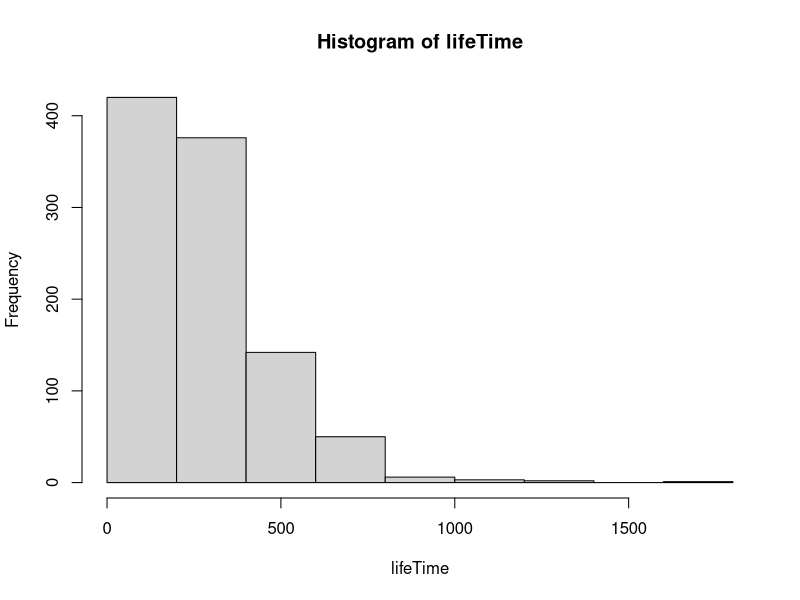

The R source for this figure: (Note: this script raises an error after producing the figure.)
library(expm)
rm(list=ls())
Q = matrix(
  c(-0.0085,  0.005,  0.0025,       0,   0.001,
          0, -0.014,   0.005,   0.004,   0.005,
          0,      0,  -0.008,   0.003,   0.005,
          0,      0,       0,  -0.009,   0.009,
          0,      0,       0,       0,       0),
  nrow = 5,
  ncol = 5)
Q <- t(Q)


## Task 7

woman = rep(1,1000) # Create 1000 women
N.iter = 1000

count = matrix(0, ncol = 5, nrow = N.iter) #

for (i in 1:N.iter){
  while (woman[i]<5){
    event = rexp(1,rate=-Q[woman[i],woman[i]])
    count[i,woman[i]] = event
    if (woman[i] <4){
    woman[i]=sample(x = c((woman[i]+1):5), size =1, replace =TRUE,
                    prob =-(Q[woman[i],(woman[i]+1):5])/Q[woman[i],woman[i]])
    }
    else{
      woman[i]=5
    }

  }
}

lifeTime = rowSums(count)
hist(lifeTime)
C = qchisq(p = c(0.025,0.975), df = 999)
# Conf for stadard deviation: see notes part 2 file
conf=c(sqrt(999*var(lifeTime)/C[2]),sqrt(999*var(lifeTime)/C[1]))
mean(lifeTime)

n = length(lifeTime)
Conf_control1 = mean(lifeTime) - qt(0.975, df =n-1) * sd(lifeTime) / sqrt(n)
Conf_control2 = mean(lifeTime) + qt(0.975, df =n-1) * sd(lifeTime) / sqrt(n)
c(mean(lifeTime),Conf_control1,Conf_control2) #mean and CI for the mean

#survival rate after 30.5 months
(sum(rowSums(count[,1:2])>30.5 & (count[,3]!=0 | count[,4]!=0)))/1000

############# Opgave 8
Q = Q[1:4,1:4]
funk = function(t){
  ones = rep(1,4)
  p0 = c(1,0,0,0)

  p = vector()
  for (i in 1:length(t)){
    p[i] = 1 - p0%*%expm(x = Q*t[i])%*%ones
  }
  return(p)

}

plot(o,type ='l',lwd = 3)
lines(ecdf(lifeTime),col='red',lwd = 3)
ks.test(lifeTime, funk)

########## Opgave 9
# Q matrix for treatment
Q2 = matrix(c(-0.00475,0,0,0,0
              ,0.0025,-0.007,0,0,0
              ,0.00125,0,-0.008,0,0
              ,0,0.002,0.003,-0.009,0
              ,0.001,0.005,0.005,0.009,0),5,5)

woman = rep(1,1000) # Create 1000 women
Q = matrix(
  c(-0.0085,  0.005,  0.0025,       0,   0.001,
    0, -0.014,   0.005,   0.004,   0.005,
    0,      0,  -0.008,   0.003,   0.005,
    0,      0,       0,  -0.009,   0.009,
    0,      0,       0,       0,       0),
  nrow = 5,
  ncol = 5)
N.iter = 1000

count_treat = matrix(0, ncol = 5, nrow = N.iter) #

for (i in 1:N.iter){
  while (woman[i]<5){
    event = rexp(1,rate=-Q2[woman[i],woman[i]])
    count_treat[i,woman[i]] = event
    if (woman[i] <4){
      woman[i]=sample(x = c((woman[i]+1):5), size =1, replace =TRUE,
                      prob =-(Q2[woman[i],(woman[i]+1):5])/Q2[woman[i],woman[i]])
    }
    else{
      woman[i]=5
    }

  }
}

cdf = function(lifeTime){
  bins = sort(lifeTime)
  cdf.value = cumsum(hist(lifeTime, breaks = bins, plot=FALSE)$count)/1000
  return(list("t"=tail(bins,-1), "cdf"=cdf.value))
}

# S function for non-treatment

life_cdf=cdf(lifeTime)

S_func = function(cdf){
  S = (1000-cdf$cdf*1000)/1000
       return(S)
}
plot(life_cdf$t,S_func(life_cdf),'l')

# find s for treatment
lifeTimeTreat =rowSums(count_treat)
lifeTreat_cdf=cdf(lifeTimeTreat)
plot(lifeTreat_cdf$t,S_func(lifeTreat_cdf),'l')

  
# plot with death rate for treat and non-treat
plot(life_cdf$t,S_func(life_cdf),col = 'red',type='s')
lines(lifeTreat_cdf$t,S_func(lifeTreat_cdf),col='blue',type='s')


#### Opgave 10
# Log rank test
N1 = head(S_func(life_cdf)*1000,-1)
N2 = head(S_func(lifeTreat_cdf)*1000,-1)
N = N1+N2

O1 = abs(diff(N1))
O2 = abs(diff(N2))
O = abs(diff(N))

N = tail(N,-1)
N2 = tail(N2,-1)

E2 = O/N*N2

V = (O*(N2/N)*(1-N2/N)*(N-O))/(N-1)

Z = sum(O2-E2)/sum(V)

pValue = 1-pnorm(Z)

mean(V)

####### Opgave 11
# Man rykker stadie kontinuert og ikke længere syg på en fast dag på måneden
# Man kan ikke ændre i sygdomsforløbet fordi man allerede har determineret personens sygdomsforløb
### Dette kan gøres nemt i den anden ved at ændre Q
# Erlang kan godt implementeres, men raterne skal laves om

# Lav funktion, der implementerer Erlang. Tager Q-matrice
